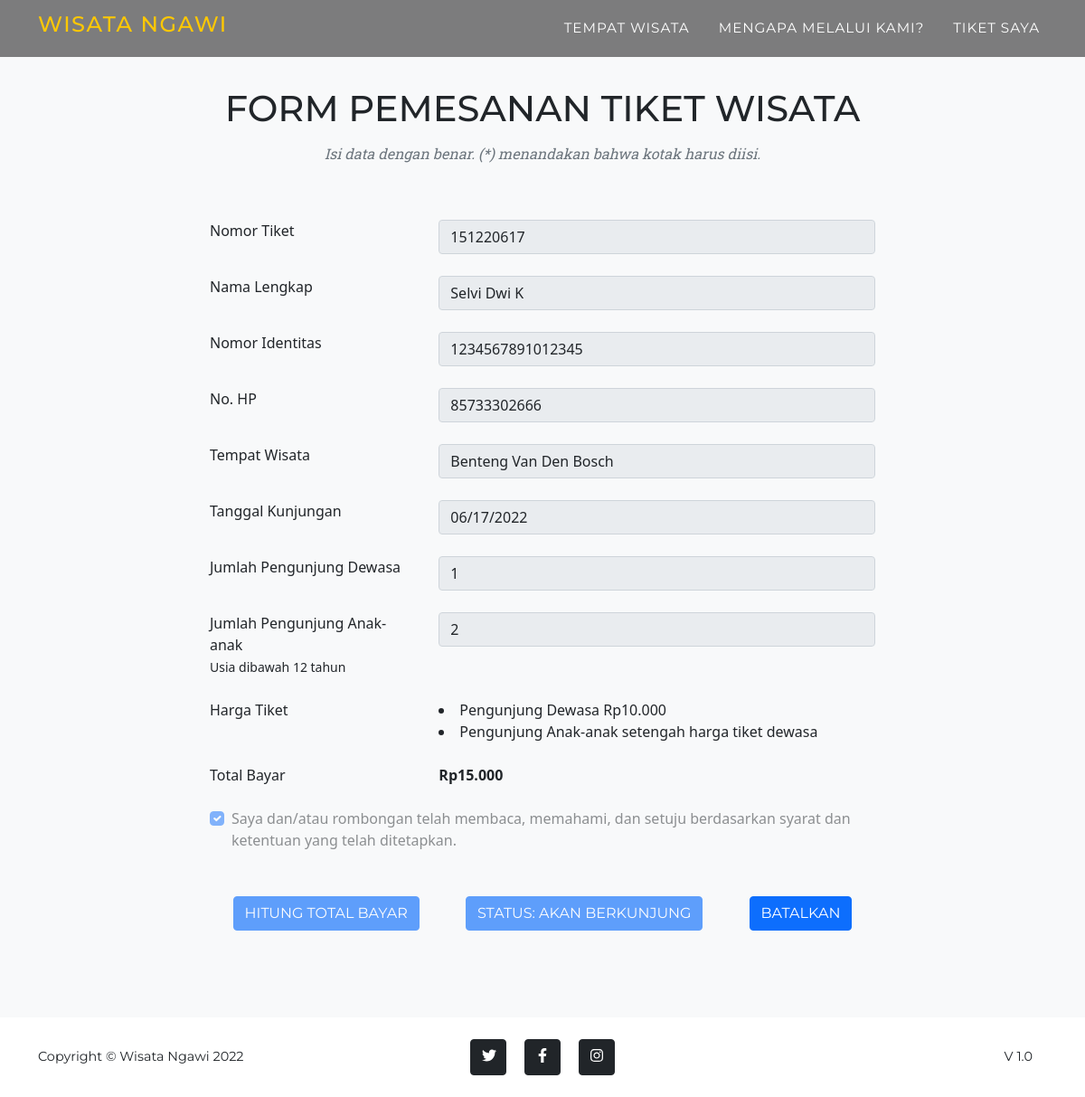
Page /data_pemesanan.php?tiket=151220617 on the committed database.
### tables this page shows
CREATE TABLE `tiket` (
  `id_tiket` int(11) NOT NULL,
  `id_user` int(11) DEFAULT NULL,
  `wisata` int(11) NOT NULL,
  `pengunjung_dewasa` int(11) DEFAULT NULL,
  `pengunjung_anak` int(11) DEFAULT NULL,
  `tgl_kunjungan` date DEFAULT NULL,
  `total_bayar` int(11) DEFAULT NULL,
  `status` enum('Menghitung','Akan Berkunjung','Dibatalkan','Telah Berkunjung') DEFAULT NULL,
  PRIMARY KEY (`id_tiket`),
  KEY `wisata` (`wisata`),
  KEY `id_user` (`id_user`),
  CONSTRAINT `id_user` FOREIGN KEY (`id_user`) REFERENCES `user` (`id_user`) ON DELETE NO ACTION ON UPDATE CASCADE,
  CONSTRAINT `wisata` FOREIGN KEY (`wisata`) REFERENCES `tempat_wisata` (`id_tempat`) ON DELETE NO ACTION ON UPDATE CASCADE
);

CREATE TABLE `user` (
  `id_user` int(11) NOT NULL AUTO_INCREMENT,
  `nama_lengkap` varchar(25) NOT NULL,
  `nomor_identitas` varchar(16) DEFAULT NULL,
  `no_hp` bigint(12) DEFAULT NULL,
  PRIMARY KEY (`id_user`)
);

CREATE TABLE `tempat_wisata` (
  `id_tempat` int(11) NOT NULL AUTO_INCREMENT,
  `nama` varchar(25) NOT NULL,
  `deskripsi` varchar(100) DEFAULT NULL,
  `lokasi` varchar(255) DEFAULT NULL,
  `alamat` varchar(255) DEFAULT NULL,
  `video` varchar(50) DEFAULT NULL,
  `biaya` int(7) DEFAULT NULL,
  PRIMARY KEY (`id_tempat`)
);

### php/database.php (called while the page is built, shortened)
<?php
class database{
  var $host   = "localhost";
  var $user   = "root";
  var $pass   = "";
  var $db     = "wisata_ngawi";
  function __construct(){
    $this->koneksi = mysqli_connect($this->host, $this->user, $this->pass, $this->db);
  }
  public function index_tiket()
  {
    $id_tiket     = $_GET['tiket'];
    $cek_tiket    = "SELECT tiket.*, tempat_wisata.nama as tempat_wisata, tempat_wisata.biaya as biaya, user.* FROM tiket JOIN tempat_wisata ON tempat_wisata.id_tempat = tiket.wisata JOIN user ON user.id_user = tiket.id_user WHERE id_tiket=".$id_tiket;
    $tiket        = mysqli_query($this->koneksi, $cek_tiket);
    $hasil        = null;
    while($d = mysqli_fetch_array($tiket)){
			$hasil[] = $d;
		}
		return $hasil;
  }
}
?>

### data_pemesanan.php (the view, shortened to what this page needs)
<?php include "header.php";?>
    <nav class="navbar navbar-expand-sm navbar-dark fixed-top navbar-shrink" id="mainNav">
        <div class="container">
            <a class="navbar-brand" href="index.php"><h4>WISATA NGAWI</h4></a>
            <div class="collapse navbar-collapse" id="navbarResponsive">
                <ul class="navbar-nav text-uppercase ms-auto py-4 py-lg-0">
                    <li class="nav-item"><a class="nav-link" href="index.php#wisata">Tempat Wisata</a></li>
                    <li class="nav-item"><a class="nav-link" href="index.php#layanan">Mengapa Melalui Kami?</a></li>
                    <li class="nav-item"><a class="nav-link" data-bs-toggle="modal" href="#tiket_saya">Tiket Saya</a></li>
                </ul>
            </div>
        </div>
    </nav>
    <section class="page-section bg-light">
        <div class="container">
            <div class="text-center">
                <h2 class="section-heading text-uppercase">Form Pemesanan Tiket Wisata</h2>
                <h3 class="section-subheading text-muted">Isi data dengan benar. (*) menandakan bahwa kotak harus diisi.</h3>
            </div>
            <?php
                foreach($db->index_tiket() as $tiket){
            ?>
            <form id="contactForm" action="php/cek_proses.php?proses=pesan&tiket=<?php echo $tiket['id_tiket']; ?>" method="POST">
                <div class="row d-flex justify-content-center mb-4">
                    <div class="col-md-8">
                        <div class="row mb-4">
                            <div class="col-md-4">
                                <label>Nomor Tiket</label>
                            </div>
                            <div class="col-md-8">
                                <div class="form-group">
                                    <input type="text" class="form-control" id="tiket" name="tiket" value="<?php echo $tiket['id_tiket'];?>" readonly>
                                </div>
                            </div>
                        </div>
                        <div class="row mb-4">
                            <div class="col-md-4">
                                <label>Nama Lengkap</label>
                            </div>
                            <div class="col-md-8">
                                <div class="form-group">
                                    <input type="text" class="form-control" id="nama_lengkap" name="nama_lengkap" value="<?php echo $tiket['nama_lengkap'];?>" placeholder="Nama Lengkap" readonly>
                                </div>
                            </div>
                        </div>
                        <div class="row mb-4">
                            <div class="col-md-4">
                                <label>Nomor Identitas</label>
                            </div>
                            <div class="col-md-8">
                                <div class="form-group">
                                    <input type="number" class="form-control" id="nomor_identitas" name="nomor_identitas" value="<?php echo $tiket['nomor_identitas'];?>" placeholder="Nomor Identitas" minlength="16" maxlength="16" readonly>
                                </div>
                            </div>
                        </div>
                        <div class="row mb-4">
                            <div class="col-md-4">
                                <label>No. HP</label>
                            </div>
                            <div class="col-md-8">
                                <div class="form-group">
                                    <input type="tel" class="form-control" id="no_hp" name="no_hp" placeholder="Contoh isian 8577769012" maxlength="12" value="<?php echo $tiket['no_hp'];?>" readonly>
                                </div>
                            </div>
                        </div>
                        <div class="row mb-4">
                            <div class="col-md-4">
                                <label>Tempat Wisata</label>
                            </div>
                            <div class="col-md-8">
                                <div class="form-group">
                                    <input type="text" class="form-control" id="tempat_wisata" name="tempat_wisata" value="<?php echo $tiket['tempat_wisata'];?>" readonly>
                                </div>
                            </div>
                        </div>
                        <div class="row mb-4">
                            <div class="col-md-4">
                                <label>Tanggal Kunjungan</label>
                            </div>
                            <div class="col-md-8">
                                <div class="form-group">
                                    <input type="date" class="form-control" id="tgl_kunjungan" name="tgl_kunjungan" value="<?php echo $tiket['tgl_kunjungan'];?>" readonly>
                                </div>
                            </div>
                        </div>
                        <div class="row mb-4">
                            <div class="col-md-4">
                                <label>Jumlah Pengunjung Dewasa</label>
                            </div>
                            <div class="col-md-8">
                                <div class="form-group">
                                    <input type="number" class="form-control" id="pengunjung_dewasa" name="pengunjung_dewasa" placeholder="Jumlah Pengunjung Dewasa" value="<?php echo $tiket['pengunjung_dewasa'];?>" readonly>
                                </div>
                            </div>
                        </div>
                        <div class="row mb-4">
                            <div class="col-md-4">
                                <label>Jumlah Pengunjung Anak-anak</label>
                                <span><small>Usia dibawah 12 tahun</small></span>
                            </div>
                            <div class="col-md-8">
                                <div class="form-group">
                                    <input type="number" class="form-control" id="pengunjung_anak" name="pengunjung_anak" placeholder="Jumlah Pengunjung Anak-anak" value="<?php echo $tiket['pengunjung_anak'];?>" readonly>
                                </div>
                            </div>
                        </div>
                        <div class="row  mb-4">
                            <div class="col-md-4">
                                <label>Harga Tiket</label>
                            </div>
                            <div class="col-md-8">
                                <li>Pengunjung Dewasa Rp<?php echo number_format($tiket['biaya'], 0, ".", ".")?></li>
                                <li>Pengunjung Anak-anak setengah harga tiket dewasa</li>
                            </div>
                        </div>
                        <div class="row mb-4">
                            <div class="col-md-4">
                                <label>Total Bayar</label>
                            </div>
                            <div class="col-md-8">
                                <label><strong>Rp<?php echo number_format($tiket['total_bayar'], 0, ".", ".")?></strong></label>
                            </div>
                        </div>
                        <div class="row mb-4">
                            <div class="col-md-12">
                                <div class="form-check">
                                    <input class="form-check-input" type="checkbox" value="ya" id="setuju" checked disabled>
                                    <label class="form-check-label" for="flexCheckDefault">
                                        Saya dan/atau rombongan telah membaca, memahami, dan setuju berdasarkan syarat dan ketentuan yang telah ditetapkan.
                                    </label>
                                </div>
                            </div>
                        </div>
                    </div>
                </div>
                <div class="row align-items-stretch  d-flex justify-content-center">
                    <div class="col-md-8 d-flex justify-content-around">
                        <button class="btn btn-primary btn-xl text-uppercase" id="hitung" disabled>Hitung Total Bayar</button>
                        <button class="btn btn-primary btn-xl text-uppercase" id="pesan" type="submit" <?php echo $tiket['status'] == 'Menghitung' ? '' : 'disabled'; ?>><?php echo $tiket['status'] == 'Menghitung' ? 'Pesan Tiket' : 'Status: '.$tiket['status']; ?></button>
                        <a class="btn btn-primary btn-xl text-uppercase <?php echo $tiket['status'] == 'Dibatalkan' ? 'disabled' : ''; ?>" href="php/cek_proses.php?proses=batal&tiket=<?php echo $tiket['id_tiket']; ?>" >Batalkan</a>
                    </div>
                </div>
            </form>
            <?php } ?>
        </div>
    </section>
<?php include "footer.php";?>

### rows in the picture
tiket: tiket "151220617", nama_lengkap "Selvi Dwi K", nomor_identitas "1234567891012345", no_hp "85733302666", tempat_wisata "Benteng Van Den Bosch", tgl_kunjungan "06/17/2022", pengunjung_dewasa "1", pengunjung_anak "2", wisata.biaya "10.000", total_bayar "15.000", status "AKAN BERKUNJUNG"
